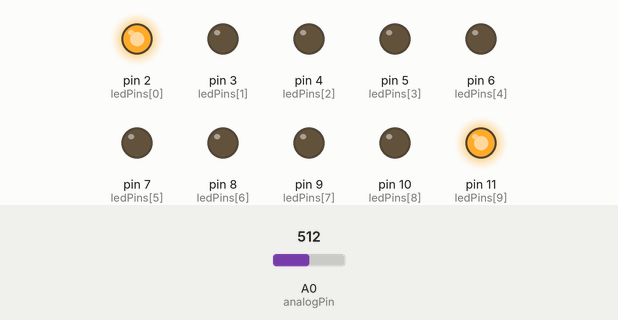
A sketch run on a simulated Arduino Uno, built with avr-gcc and run on an emulated ATmega328P. Shown: output pins drawn as LEDs (lit = HIGH). The inputs (shaded band) are chosen by the test bench; at power-on: A0 (analogPin) = 512.

Above: at 0.15 s.
At 0.75 s:
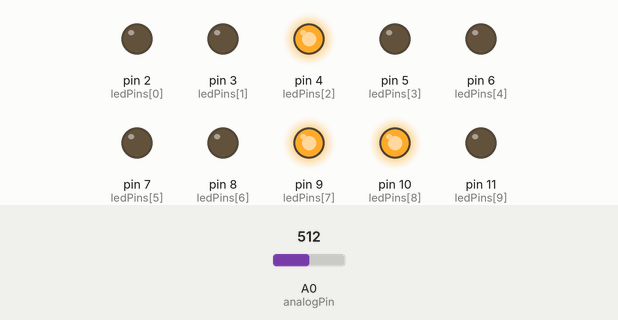
At 1.35 s:
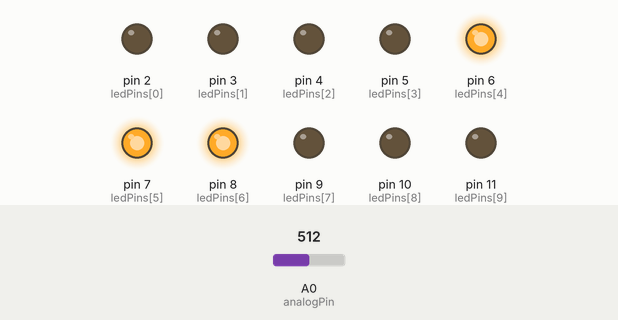
At 2.25 s:
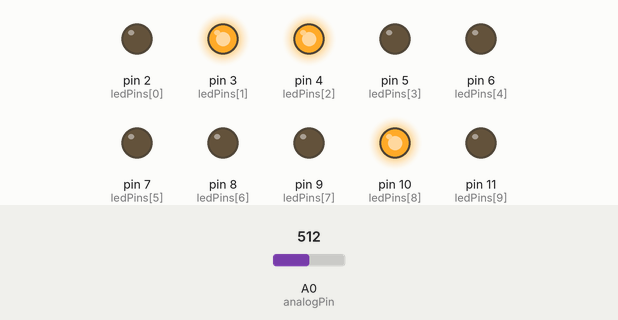
At 3.75 s:
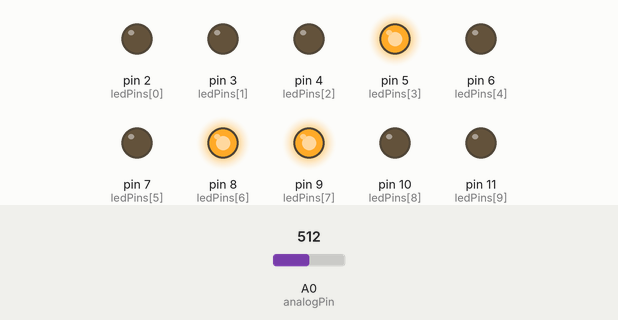
At 5.4 s:
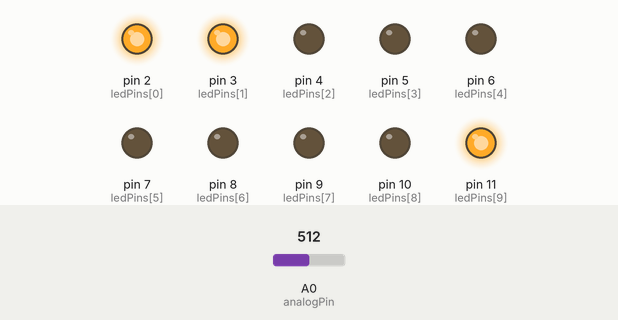
Timing chart, 0 to 6.2 s (numbered marks = the images above):
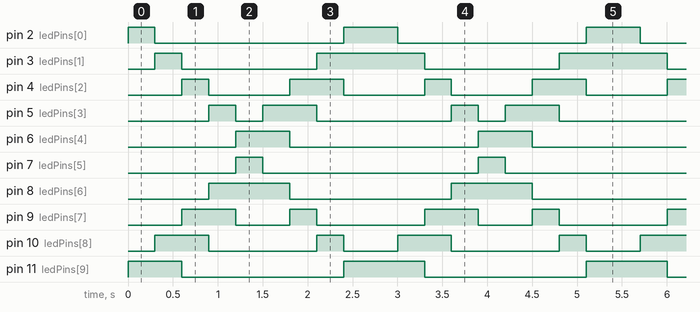

The sketch:

wkd-LED_BAR.ino
```cpp
const int analogPin = A0;   // the pin that the potentiometer is attached to
const int ledCount = 10;    // the number of LEDs in the bar graph
int ledPins[] = {
  2, 3, 4, 5, 6, 7, 8, 9, 10, 11
};   // an array of pin numbers to which LEDs are attached
void setup() {
  // loop over the pin array and set them all to output:
  for (int thisLed = 0; thisLed < ledCount; thisLed++) {
    pinMode(ledPins[thisLed], OUTPUT);
  }
}

void loop() {
  // read the potentiometer:
  int sensorReading = analogRead(analogPin);
  // map the result to a range from 0 to the number of LEDs:
  int ledLevel = map(sensorReading, 0, 1023, 0, ledCount);
  // loop over the LED array:
  for (int thisLed = 0; thisLed < ledCount; thisLed++) {
    // if the array element's index is less than ledLevel,
    // turn the pin for this element on:
    if (thisLed!=5) {
      digitalWrite(ledPins[thisLed],HIGH);
      digitalWrite(ledPins[thisLed-1], LOW);
      digitalWrite(ledPins[9-thisLed],HIGH);
      digitalWrite(ledPins[(9-thisLed)+2],LOW);
      delay(300);
    }
    if(thisLed==9)
    {
       digitalWrite(ledPins[thisLed], LOW);
       digitalWrite(ledPins[9-thisLed], LOW);
      }
  }

  delay(1);
}
```

Measured:
- by itself, pin 2 (ledPins[0]): repeats every 2.7 s: LOW 2.1 s, HIGH 0.60 s
- by itself, pin 3 (ledPins[1]): repeats every 2.7 s: LOW 1.5 s, HIGH 1.2 s
- by itself, pin 4 (ledPins[2]): repeats every 2.7 s: LOW 0.90 s, HIGH 0.60 s, LOW 0.90 s, HIGH 0.30 s
- by itself, pin 5 (ledPins[3]): repeats every 2.7 s: LOW 0.30 s, HIGH 0.60 s, LOW 1.5 s, HIGH 0.30 s
- by itself, pin 6 (ledPins[4]): alternates HIGH for 0.60 s and LOW for 2.1 s
- by itself, pin 7 (ledPins[5]): alternates HIGH for 0.30 s and LOW for 2.4 s
- by itself, pin 8 (ledPins[6]): alternates HIGH for 0.90 s and LOW for 1.8 s
- by itself, pin 9 (ledPins[7]): repeats every 2.7 s: LOW 0.60 s, HIGH 0.30 s, LOW 1.2 s, HIGH 0.60 s
